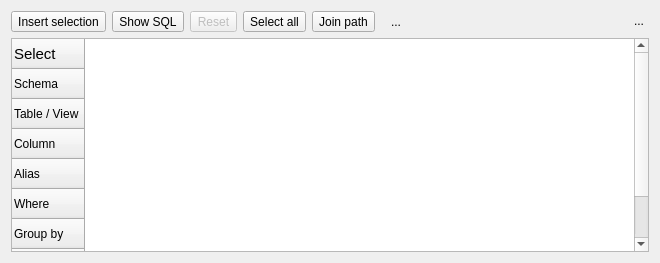
<?xml version="1.0" encoding="UTF-8"?>
<ui version="4.0">
 <class>QueryBuilderCoreWidget</class>
 <widget class="QWidget" name="QueryBuilderCoreWidget">
  <property name="enabled">
   <bool>true</bool>
  </property>
  <property name="geometry">
   <rect>
    <x>0</x>
    <y>0</y>
    <width>660</width>
    <height>263</height>
   </rect>
  </property>
  <property name="sizePolicy">
   <sizepolicy hsizetype="Preferred" vsizetype="Preferred">
    <horstretch>0</horstretch>
    <verstretch>0</verstretch>
   </sizepolicy>
  </property>
  <property name="minimumSize">
   <size>
    <width>0</width>
    <height>230</height>
   </size>
  </property>
  <property name="baseSize">
   <size>
    <width>550</width>
    <height>0</height>
   </size>
  </property>
  <property name="focusPolicy">
   <enum>Qt::NoFocus</enum>
  </property>
  <property name="windowTitle">
   <string>PGM - GQB</string>
  </property>
  <property name="windowIcon">
   <iconset resource="../res/resources.qrc">
    <normaloff>:/imagens/imagens/pgmodeler_logo.png</normaloff>:/imagens/imagens/pgmodeler_logo.png</iconset>
  </property>
  <layout class="QGridLayout" name="gridLayout">
   <item row="0" column="4">
    <widget class="QToolButton" name="path_btn">
     <property name="sizePolicy">
      <sizepolicy hsizetype="Preferred" vsizetype="Preferred">
       <horstretch>0</horstretch>
       <verstretch>0</verstretch>
      </sizepolicy>
     </property>
     <property name="minimumSize">
      <size>
       <width>0</width>
       <height>0</height>
      </size>
     </property>
     <property name="focusPolicy">
      <enum>Qt::WheelFocus</enum>
     </property>
     <property name="toolTip">
      <string>Relationship(s) involved in the query - either selected or calculated.</string>
     </property>
     <property name="text">
      <string>Join path</string>
     </property>
     <property name="icon">
      <iconset resource="../res/resources.qrc">
       <normaloff>:/icones/icones/visaoarvore.png</normaloff>:/icones/icones/visaoarvore.png</iconset>
     </property>
     <property name="iconSize">
      <size>
       <width>20</width>
       <height>20</height>
      </size>
     </property>
     <property name="checkable">
      <bool>true</bool>
     </property>
     <property name="checked">
      <bool>false</bool>
     </property>
     <property name="toolButtonStyle">
      <enum>Qt::ToolButtonTextBesideIcon</enum>
     </property>
    </widget>
   </item>
   <item row="0" column="1">
    <widget class="QToolButton" name="show_sql_btn">
     <property name="sizePolicy">
      <sizepolicy hsizetype="Preferred" vsizetype="Preferred">
       <horstretch>0</horstretch>
       <verstretch>0</verstretch>
      </sizepolicy>
     </property>
     <property name="minimumSize">
      <size>
       <width>0</width>
       <height>0</height>
      </size>
     </property>
     <property name="toolTip">
      <string>Output the produced SQL code</string>
     </property>
     <property name="text">
      <string>Show SQL</string>
     </property>
     <property name="icon">
      <iconset resource="../res/resources.qrc">
       <normaloff>:/icones/icones/genericsql.png</normaloff>:/icones/icones/genericsql.png</iconset>
     </property>
     <property name="iconSize">
      <size>
       <width>20</width>
       <height>20</height>
      </size>
     </property>
     <property name="toolButtonStyle">
      <enum>Qt::ToolButtonTextBesideIcon</enum>
     </property>
    </widget>
   </item>
   <item row="0" column="2">
    <widget class="QToolButton" name="reset_btn">
     <property name="enabled">
      <bool>false</bool>
     </property>
     <property name="sizePolicy">
      <sizepolicy hsizetype="Preferred" vsizetype="Preferred">
       <horstretch>0</horstretch>
       <verstretch>0</verstretch>
      </sizepolicy>
     </property>
     <property name="minimumSize">
      <size>
       <width>0</width>
       <height>0</height>
      </size>
     </property>
     <property name="contextMenuPolicy">
      <enum>Qt::DefaultContextMenu</enum>
     </property>
     <property name="toolTip">
      <string>Reset the current query elements</string>
     </property>
     <property name="text">
      <string>Reset</string>
     </property>
     <property name="icon">
      <iconset resource="../res/resources.qrc">
       <normaloff>:/icones/icones/limpartexto.png</normaloff>:/icones/icones/limpartexto.png</iconset>
     </property>
     <property name="iconSize">
      <size>
       <width>20</width>
       <height>20</height>
      </size>
     </property>
     <property name="popupMode">
      <enum>QToolButton::InstantPopup</enum>
     </property>
     <property name="toolButtonStyle">
      <enum>Qt::ToolButtonTextBesideIcon</enum>
     </property>
    </widget>
   </item>
   <item row="2" column="0" colspan="11">
    <widget class="QTableWidget" name="tab_wgt">
     <property name="sizePolicy">
      <sizepolicy hsizetype="Preferred" vsizetype="Expanding">
       <horstretch>0</horstretch>
       <verstretch>0</verstretch>
      </sizepolicy>
     </property>
     <property name="focusPolicy">
      <enum>Qt::StrongFocus</enum>
     </property>
     <property name="frameShadow">
      <enum>QFrame::Sunken</enum>
     </property>
     <property name="lineWidth">
      <number>1</number>
     </property>
     <property name="midLineWidth">
      <number>0</number>
     </property>
     <property name="sizeAdjustPolicy">
      <enum>QAbstractScrollArea::AdjustToContents</enum>
     </property>
     <property name="dragEnabled">
      <bool>false</bool>
     </property>
     <property name="dragDropOverwriteMode">
      <bool>false</bool>
     </property>
     <property name="dragDropMode">
      <enum>QAbstractItemView::NoDragDrop</enum>
     </property>
     <property name="defaultDropAction">
      <enum>Qt::IgnoreAction</enum>
     </property>
     <property name="selectionMode">
      <enum>QAbstractItemView::ExtendedSelection</enum>
     </property>
     <property name="selectionBehavior">
      <enum>QAbstractItemView::SelectItems</enum>
     </property>
     <property name="verticalScrollMode">
      <enum>QAbstractItemView::ScrollPerItem</enum>
     </property>
     <property name="columnCount">
      <number>0</number>
     </property>
     <attribute name="horizontalHeaderVisible">
      <bool>true</bool>
     </attribute>
     <attribute name="horizontalHeaderCascadingSectionResizes">
      <bool>false</bool>
     </attribute>
     <attribute name="verticalHeaderVisible">
      <bool>true</bool>
     </attribute>
     <attribute name="verticalHeaderCascadingSectionResizes">
      <bool>false</bool>
     </attribute>
     <row>
      <property name="text">
       <string>Select</string>
      </property>
      <property name="font">
       <font>
        <pointsize>11</pointsize>
       </font>
      </property>
      <property name="textAlignment">
       <set>AlignLeading|AlignVCenter</set>
      </property>
      <property name="icon">
       <iconset resource="../res/resources.qrc">
        <normaloff>:/icones/icones/selecionar.png</normaloff>:/icones/icones/selecionar.png</iconset>
      </property>
     </row>
     <row>
      <property name="text">
       <string>Schema</string>
      </property>
      <property name="icon">
       <iconset resource="../res/resources.qrc">
        <normaloff>:/icones/icones/schema.png</normaloff>:/icones/icones/schema.png</iconset>
      </property>
     </row>
     <row>
      <property name="text">
       <string>Table / View</string>
      </property>
      <property name="icon">
       <iconset resource="../res/resources.qrc">
        <normaloff>:/icones/icones/table.png</normaloff>:/icones/icones/table.png</iconset>
      </property>
     </row>
     <row>
      <property name="text">
       <string>Column</string>
      </property>
      <property name="icon">
       <iconset resource="../res/resources.qrc">
        <normaloff>:/icones/icones/column.png</normaloff>:/icones/icones/column.png</iconset>
      </property>
     </row>
     <row>
      <property name="text">
       <string>Alias</string>
      </property>
      <property name="icon">
       <iconset resource="../res/resources.qrc">
        <normaloff>:/icones/icones/modificado.png</normaloff>:/icones/icones/modificado.png</iconset>
      </property>
     </row>
     <row>
      <property name="text">
       <string>Where</string>
      </property>
      <property name="icon">
       <iconset resource="../res/resources.qrc">
        <normaloff>:/icones/icones/buscar.png</normaloff>:/icones/icones/buscar.png</iconset>
      </property>
     </row>
     <row>
      <property name="text">
       <string>Group by</string>
      </property>
      <property name="icon">
       <iconset resource="../res/resources.qrc">
        <normaloff>:/icones/icones/column_grp.png</normaloff>:/icones/icones/column_grp.png</iconset>
      </property>
     </row>
     <row>
      <property name="text">
       <string>Having</string>
      </property>
      <property name="icon">
       <iconset resource="../res/resources.qrc">
        <normaloff>:/icones/icones/browsetable.png</normaloff>:/icones/icones/browsetable.png</iconset>
      </property>
     </row>
     <row>
      <property name="text">
       <string>Order by</string>
      </property>
      <property name="icon">
       <iconset resource="../res/resources.qrc">
        <normaloff>:/icones/icones/sortasc.png</normaloff>:/icones/icones/sortasc.png</iconset>
      </property>
     </row>
    </widget>
   </item>
   <item row="0" column="0">
    <widget class="QToolButton" name="insert_btn">
     <property name="sizePolicy">
      <sizepolicy hsizetype="Preferred" vsizetype="Preferred">
       <horstretch>0</horstretch>
       <verstretch>0</verstretch>
      </sizepolicy>
     </property>
     <property name="minimumSize">
      <size>
       <width>0</width>
       <height>0</height>
      </size>
     </property>
     <property name="toolTip">
      <string>Insert graphical items in the query builder</string>
     </property>
     <property name="text">
      <string>Insert selection</string>
     </property>
     <property name="icon">
      <iconset resource="../res/resources.qrc">
       <normaloff>:/icones/icones/adicionar.png</normaloff>:/icones/icones/adicionar.png</iconset>
     </property>
     <property name="iconSize">
      <size>
       <width>20</width>
       <height>20</height>
      </size>
     </property>
     <property name="toolButtonStyle">
      <enum>Qt::ToolButtonTextBesideIcon</enum>
     </property>
    </widget>
   </item>
   <item row="0" column="10">
    <widget class="QToolButton" name="hide_tb">
     <property name="minimumSize">
      <size>
       <width>20</width>
       <height>20</height>
      </size>
     </property>
     <property name="maximumSize">
      <size>
       <width>20</width>
       <height>20</height>
      </size>
     </property>
     <property name="toolTip">
      <string>Hide this widget</string>
     </property>
     <property name="text">
      <string>...</string>
     </property>
     <property name="icon">
      <iconset resource="../res/resources.qrc">
       <normaloff>:/icones/icones/fechar1.png</normaloff>:/icones/icones/fechar1.png</iconset>
     </property>
     <property name="autoRaise">
      <bool>true</bool>
     </property>
    </widget>
   </item>
   <item row="0" column="5" colspan="2">
    <widget class="QLabel" name="rel_cnt_lbl">
     <property name="sizePolicy">
      <sizepolicy hsizetype="Fixed" vsizetype="Preferred">
       <horstretch>0</horstretch>
       <verstretch>0</verstretch>
      </sizepolicy>
     </property>
     <property name="minimumSize">
      <size>
       <width>0</width>
       <height>0</height>
      </size>
     </property>
     <property name="baseSize">
      <size>
       <width>0</width>
       <height>0</height>
      </size>
     </property>
     <property name="layoutDirection">
      <enum>Qt::LeftToRight</enum>
     </property>
     <property name="text">
      <string>...</string>
     </property>
     <property name="alignment">
      <set>Qt::AlignLeading|Qt::AlignLeft|Qt::AlignVCenter</set>
     </property>
     <property name="indent">
      <number>10</number>
     </property>
    </widget>
   </item>
   <item row="0" column="3">
    <widget class="QToolButton" name="isolate_btn">
     <property name="enabled">
      <bool>true</bool>
     </property>
     <property name="sizePolicy">
      <sizepolicy hsizetype="Preferred" vsizetype="Preferred">
       <horstretch>0</horstretch>
       <verstretch>0</verstretch>
      </sizepolicy>
     </property>
     <property name="minimumSize">
      <size>
       <width>0</width>
       <height>0</height>
      </size>
     </property>
     <property name="toolTip">
      <string>Hide temporarily items that are not part of the current query.</string>
     </property>
     <property name="text">
      <string>Select all</string>
     </property>
     <property name="icon">
      <iconset resource="../res/resources.qrc">
       <normaloff>:/icones/icones/selecionar.png</normaloff>:/icones/icones/selecionar.png</iconset>
     </property>
     <property name="iconSize">
      <size>
       <width>20</width>
       <height>20</height>
      </size>
     </property>
     <property name="checkable">
      <bool>false</bool>
     </property>
     <property name="toolButtonStyle">
      <enum>Qt::ToolButtonTextBesideIcon</enum>
     </property>
    </widget>
   </item>
   <item row="0" column="7">
    <spacer name="horizontalSpacer">
     <property name="orientation">
      <enum>Qt::Horizontal</enum>
     </property>
     <property name="sizeHint" stdset="0">
      <size>
       <width>40</width>
       <height>20</height>
      </size>
     </property>
    </spacer>
   </item>
  </layout>
 </widget>
 <resources>
  <include location="../res/resources.qrc"/>
 </resources>
 <connections/>
</ui>
